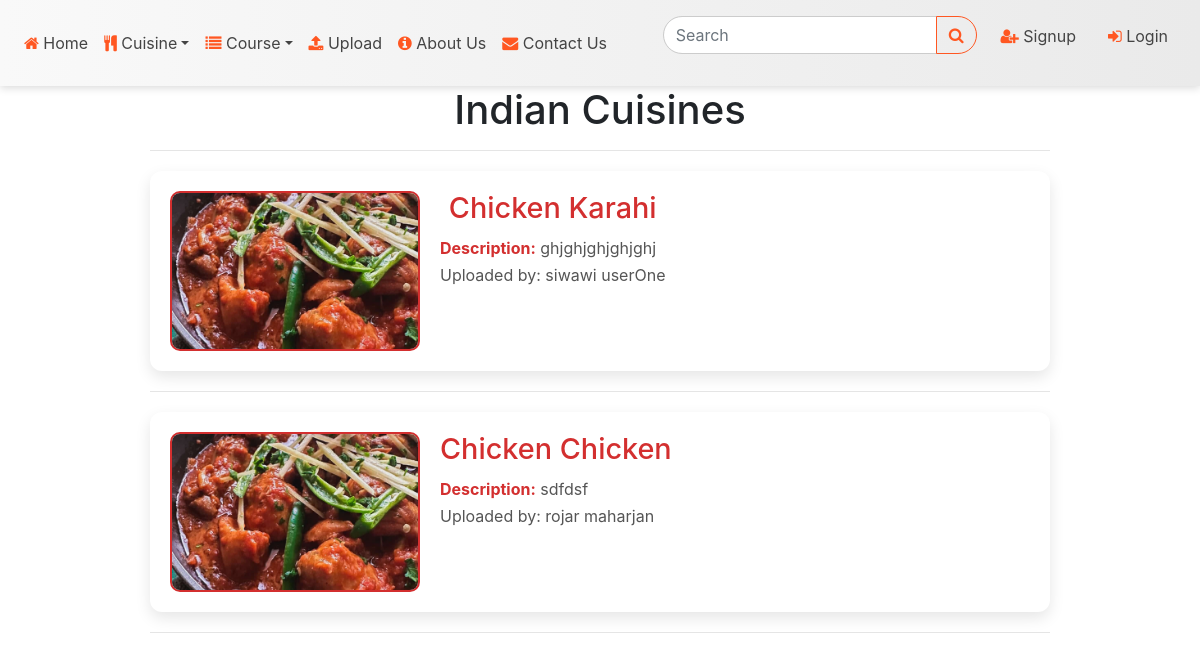
/assets/php/search.php?cusinav=indian, run on the app's committed database.
### tables this page shows
CREATE TABLE `videos` (
  `id` int(11) NOT NULL,
  `dname` varchar(30) NOT NULL,
  `cusine` varchar(20) NOT NULL,
  `course` varchar(20) NOT NULL,
  `videol` varchar(100) NOT NULL,
  `recepie` varchar(10000) NOT NULL,
  `description` varchar(1000) NOT NULL,
  `image` varchar(500) NOT NULL,
  `name` varchar(500) NOT NULL,
  `user_id` int(11) NOT NULL
);

### assets/php/search.php (the view, shortened to what this page needs)
<?php
include('../../assets/php/connection.php');
function safeOutput($text)
{
    return htmlspecialchars($text);
}
function runQuery($conn, $sql, $params = [], $types = "")
{
    $stmt = $conn->prepare($sql);
    if ($params) {
        $stmt->bind_param($types, ...$params);
    }
    $stmt->execute();
    return $stmt->get_result();
}
?>
<html>
<head>
</head>
<body>
    <?php include('../../modules/navbar.php'); ?>
            <?php
    if (isset($_GET['cusinav'])) {
        $cusinev = $_GET['cusinav'];
        $sql = "SELECT * FROM videos WHERE cusine = ?";
        $result = runQuery($conn, $sql, [$cusinev], "s");
        if ($result && $result->num_rows > 0) {
            echo "<h1>" . safeOutput(ucwords($cusinev)) . " Cuisines</h1><hr>";
            while ($row = $result->fetch_assoc()) {
            ?>
                <div class='product'>
                    <a href="<?php echo BASE_URL; ?>modules/video.php?p_id=<?php echo intval($row['id']); ?>">
                        <img src="<?php echo safeOutput($row['image']); ?>" alt="<?php echo safeOutput($row['dname']); ?>">
                    </a>
                    <div>
                        <a href="<?php echo BASE_URL; ?>modules/video.php?p_id=<?php echo intval($row['id']); ?>">
                            <h1><?php echo safeOutput($row['dname']); ?></h1>
                        </a>
                        <p><strong>Description:</strong> <?php echo safeOutput(base64_decode($row['description'])); ?></p>
                        <p>Uploaded by: <?php echo safeOutput($row['name']); ?></p>
                    </div>
                </div>
                <hr>
            <?php
            }
        } else {
            echo "<h3>No videos found for cuisine '" . safeOutput($cusinev) . "'</h3>";
        }
    }
            ?>
</body>
</html>

### assets/php/search.php (style rules this page uses)
body { background-color: #fafafa; font-family: 'Segoe UI', Tahoma, Geneva, Verdana, sans-serif; margin: 20px; color: #333; overflow-x: hidden; }
h1 { font-size: 2.5rem; color: #d32f2f; margin-bottom: 20px; font-weight: 700; text-align: center; text-transform: capitalize; }
.product { background-color: white; max-width: 900px; margin: 20px auto; padding: 20px; border-radius: 12px; box-shadow: 0 6px 15px rgba(0, 0, 0, 0.1); display: flex; gap: 20px; align-items: flex-start; transition: box-shadow 0.3s ease; }
.product img { width: 250px; height: 160px; object-fit: cover; border-radius: 10px; border: 2px solid #d32f2f; flex-shrink: 0; }
.product h1 { font-size: 1.8rem; margin: 0 0 10px 0; color: #d32f2f; }
.product p { margin: 0.2rem 0; font-size: 1rem; line-height: 1.5; color: #555; }
.product strong { color: #d32f2f; }
a { text-decoration: none; color: inherit; }
hr { max-width: 900px; margin: 20px auto; border: none; border-bottom: 1px solid #eee; }

### data on the page
videos: image (picture), dname "Chicken Karahi", description "ghjghjghjghjghj", name "siwawi userOne"
videos: image (picture), dname "Chicken Chicken", description "sdfdsf", name "rojar maharjan"

### other printed values
safeOutput(ucwords($cusinev)) "Indian"
